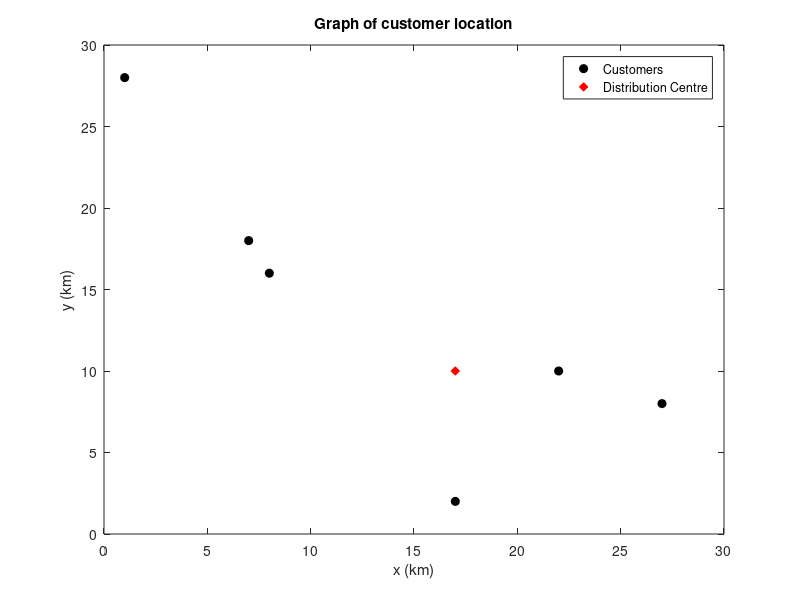

Reproduce this figure in MATLAB.
% Name: Andrew Pang
% Date: 19 APR 2019  
% Task 4 :  Distribution centre
clear all;close all;clc; 

%vector c is number of each customer 
c = 1:1:6;

%vector cx,cy and cv is the x positions, y positions and volume of each customer
cx = [ 1 7 8 17 22 27 ];
cy = [ 28 18 16 2 10 8 ];
cv = [ 5 11 1 9 7 6];

%initialize a matrix coord containing zeros
coord = zeros(30,30);

%runs thru every column of each row for every row 
for y = 1:1:length(coord)
    for x = 1:1:length(coord)
        %calculates the cost using a vector
        cost = 0.5*cv.*sqrt((x-cx).^2 + (y-cy).^2);
        coord(y,x) = sum(cost);
    end
end

%finds the minimum value and its coordinates
minival = min(min(coord));
[ ypos, xpos] = find(coord == minival);

%plots the given graph
plot(cx,cy,'ko','MarkerFaceColor','black');
hold on

%plots the centralized distribution centre's location
plot(xpos,ypos,'rd','MarkerFaceColor','red');

%labels the axes
title('Graph of customer location')
xlabel('x (km)');
ylabel('y (km)');
legend('Customers','Distribution Centre')

fprintf('The minimum cost is $%f',minival)